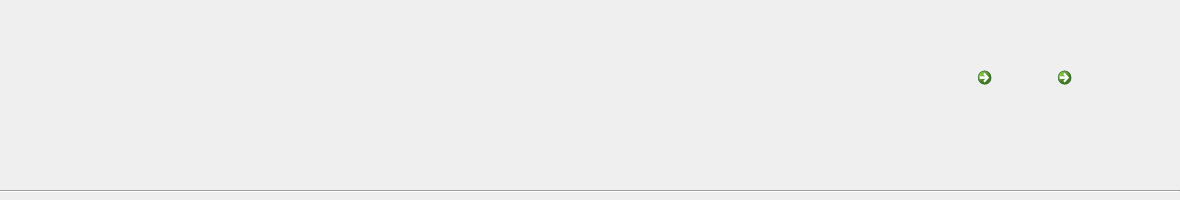
<?xml version="1.0" encoding="UTF-8"?>
<ui version="4.0">
 <class>noticeWidget</class>
 <widget class="QWidget" name="noticeWidget">
  <property name="geometry">
   <rect>
    <x>0</x>
    <y>0</y>
    <width>1180</width>
    <height>200</height>
   </rect>
  </property>
  <property name="windowTitle">
   <string>noticeWidget</string>
  </property>
  <widget class="QLabel" name="img">
   <property name="geometry">
    <rect>
     <x>0</x>
     <y>0</y>
     <width>151</width>
     <height>181</height>
    </rect>
   </property>
   <property name="text">
    <string/>
   </property>
  </widget>
  <widget class="QLabel" name="code">
   <property name="geometry">
    <rect>
     <x>160</x>
     <y>0</y>
     <width>691</width>
     <height>21</height>
    </rect>
   </property>
   <property name="font">
    <font>
     <family>Gadugi</family>
     <pointsize>12</pointsize>
    </font>
   </property>
   <property name="text">
    <string/>
   </property>
  </widget>
  <widget class="QLabel" name="bookname">
   <property name="geometry">
    <rect>
     <x>160</x>
     <y>20</y>
     <width>691</width>
     <height>51</height>
    </rect>
   </property>
   <property name="font">
    <font>
     <pointsize>-1</pointsize>
    </font>
   </property>
   <property name="styleSheet">
    <string notr="true">font-size:20px;</string>
   </property>
   <property name="text">
    <string/>
   </property>
  </widget>
  <widget class="QLabel" name="username">
   <property name="geometry">
    <rect>
     <x>160</x>
     <y>70</y>
     <width>321</width>
     <height>51</height>
    </rect>
   </property>
   <property name="font">
    <font>
     <family>Gadugi</family>
     <pointsize>12</pointsize>
    </font>
   </property>
   <property name="text">
    <string/>
   </property>
  </widget>
  <widget class="QLabel" name="time">
   <property name="geometry">
    <rect>
     <x>160</x>
     <y>150</y>
     <width>581</width>
     <height>31</height>
    </rect>
   </property>
   <property name="font">
    <font>
     <family>Gadugi</family>
     <pointsize>12</pointsize>
    </font>
   </property>
   <property name="text">
    <string/>
   </property>
  </widget>
  <widget class="Line" name="line">
   <property name="geometry">
    <rect>
     <x>0</x>
     <y>190</y>
     <width>1180</width>
     <height>3</height>
    </rect>
   </property>
   <property name="orientation">
    <enum>Qt::Horizontal</enum>
   </property>
  </widget>
  <widget class="QCommandLinkButton" name="no">
   <property name="geometry">
    <rect>
     <x>1050</x>
     <y>60</y>
     <width>61</width>
     <height>71</height>
    </rect>
   </property>
   <property name="cursor">
    <cursorShape>PointingHandCursor</cursorShape>
   </property>
   <property name="mouseTracking">
    <bool>true</bool>
   </property>
   <property name="styleSheet">
    <string notr="true">background:transparent;</string>
   </property>
   <property name="text">
    <string/>
   </property>
   <property name="icon">
    <iconset resource="LIBPRO.qrc">
     <normaloff>:/LIBPRO/Alecive-Flatwoken-Apps-Dialog-Close.ico</normaloff>:/LIBPRO/Alecive-Flatwoken-Apps-Dialog-Close.ico</iconset>
   </property>
   <property name="iconSize">
    <size>
     <width>50</width>
     <height>50</height>
    </size>
   </property>
  </widget>
  <widget class="QCommandLinkButton" name="yes">
   <property name="geometry">
    <rect>
     <x>970</x>
     <y>60</y>
     <width>71</width>
     <height>71</height>
    </rect>
   </property>
   <property name="cursor">
    <cursorShape>PointingHandCursor</cursorShape>
   </property>
   <property name="mouseTracking">
    <bool>true</bool>
   </property>
   <property name="styleSheet">
    <string notr="true">background:transparent;</string>
   </property>
   <property name="text">
    <string/>
   </property>
   <property name="icon">
    <iconset resource="LIBPRO.qrc">
     <normaloff>:/LIBPRO/Alecive-Flatwoken-Apps-Dialog-Apply.ico</normaloff>:/LIBPRO/Alecive-Flatwoken-Apps-Dialog-Apply.ico</iconset>
   </property>
   <property name="iconSize">
    <size>
     <width>50</width>
     <height>50</height>
    </size>
   </property>
  </widget>
 </widget>
 <layoutdefault spacing="6" margin="11"/>
 <resources>
  <include location="LIBPRO.qrc"/>
 </resources>
 <connections/>
</ui>
